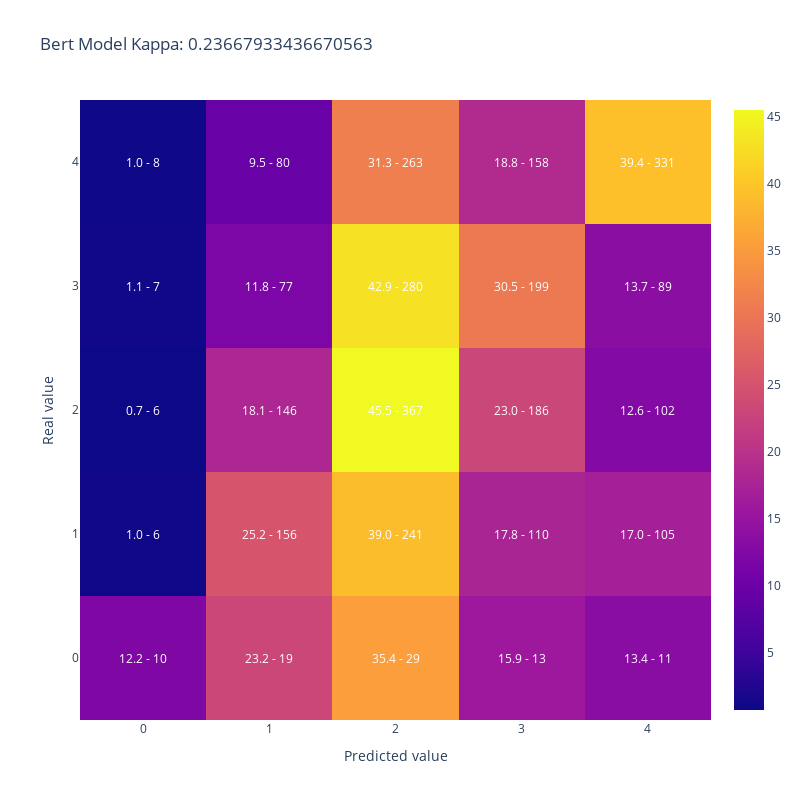

Source (notebook cell):
### Code cell
plot_confusion_matrix(merged_datasets['AdoptionSpeed'],
                      merged_datasets['bert_pred'], 
                    title = 'Bert Model Kappa: ' + str(cohen_kappa_score(merged_datasets['AdoptionSpeed'],
                                                                    merged_datasets['bert_pred'], 
                                                                    weights='quadratic')))

### Figure 1 — Plotly figure (JSON) as saved in the notebook; plotly's stock layout.template omitted (floating-point values rounded to 4 significant figures)
{"data": [{"type": "heatmap", "x": [0, 1, 2, 3, 4], "y": [0, 1, 2, 3, 4], "z": [[12.2, 23.17, 35.37, 15.85, 13.41], [0.9709, 25.24, 39.0, 17.8, 16.99], [0.7435, 18.09, 45.48, 23.05, 12.64], [1.074, 11.81, 42.94, 30.52, 13.65], [0.9524, 9.524, 31.31, 18.81, 39.4]]}], "layout": {"annotations": [{"font": {"color": "white"}, "showarrow": false, "text": "12.2 - 10", "x": 0, "xref": "x", "y": 0, "yref": "y"}, {"font": {"color": "white"}, "showarrow": false, "text": "23.2 - 19", "x": 1, "xref": "x", "y": 0, "yref": "y"}, {"font": {"color": "white"}, "showarrow": false, "text": "35.4 - 29", "x": 2, "xref": "x", "y": 0, "yref": "y"}, {"font": {"color": "white"}, "showarrow": false, "text": "15.9 - 13", "x": 3, "xref": "x", "y": 0, "yref": "y"}, {"font": {"color": "white"}, "showarrow": false, "text": "13.4 - 11", "x": 4, "xref": "x", "y": 0, "yref": "y"}, {"font": {"color": "white"}, "showarrow": false, "text": "1.0 - 6", "x": 0, "xref": "x", "y": 1, "yref": "y"}, {"font": {"color": "white"}, "showarrow": false, "text": "25.2 - 156", "x": 1, "xref": "x", "y": 1, "yref": "y"}, {"font": {"color": "white"}, "showarrow": false, "text": "39.0 - 241", "x": 2, "xref": "x", "y": 1, "yref": "y"}, {"font": {"color": "white"}, "showarrow": false, "text": "17.8 - 110", "x": 3, "xref": "x", "y": 1, "yref": "y"}, {"font": {"color": "white"}, "showarrow": false, "text": "17.0 - 105", "x": 4, "xref": "x", "y": 1, "yref": "y"}, {"font": {"color": "white"}, "showarrow": false, "text": "0.7 - 6", "x": 0, "xref": "x", "y": 2, "yref": "y"}, {"font": {"color": "white"}, "showarrow": false, "text": "18.1 - 146", "x": 1, "xref": "x", "y": 2, "yref": "y"}, {"font": {"color": "white"}, "showarrow": false, "text": "45.5 - 367", "x": 2, "xref": "x", "y": 2, "yref": "y"}, {"font": {"color": "white"}, "showarrow": false, "text": "23.0 - 186", "x": 3, "xref": "x", "y": 2, "yref": "y"}, {"font": {"color": "white"}, "showarrow": false, "text": "12.6 - 102", "x": 4, "xref": "x", "y": 2, "yref": "y"}, {"font": {"color": "white"}, "showarrow": false, "text": "1.1 - 7", "x": 0, "xref": "x", "y": 3, "yref": "y"}, {"font": {"color": "white"}, "showarrow": false, "text": "11.8 - 77", "x": 1, "xref": "x", "y": 3, "yref": "y"}, {"font": {"color": "white"}, "showarrow": false, "text": "42.9 - 280", "x": 2, "xref": "x", "y": 3, "yref": "y"}, {"font": {"color": "white"}, "showarrow": false, "text": "30.5 - 199", "x": 3, "xref": "x", "y": 3, "yref": "y"}, {"font": {"color": "white"}, "showarrow": false, "text": "13.7 - 89", "x": 4, "xref": "x", "y": 3, "yref": "y"}, {"font": {"color": "white"}, "showarrow": false, "text": "1.0 - 8", "x": 0, "xref": "x", "y": 4, "yref": "y"}, {"font": {"color": "white"}, "showarrow": false, "text": "9.5 - 80", "x": 1, "xref": "x", "y": 4, "yref": "y"}, {"font": {"color": "white"}, "showarrow": false, "text": "31.3 - 263", "x": 2, "xref": "x", "y": 4, "yref": "y"}, {"font": {"color": "white"}, "showarrow": false, "text": "18.8 - 158", "x": 3, "xref": "x", "y": 4, "yref": "y"}, {"font": {"color": "white"}, "showarrow": false, "text": "39.4 - 331", "x": 4, "xref": "x", "y": 4, "yref": "y"}], "height": 800, "title": {"text": "Bert Model Kappa: 0.23667933436670563"}, "width": 800, "xaxis": {"title": {"text": "Predicted value"}}, "yaxis": {"title": {"text": "Real value"}}}}
